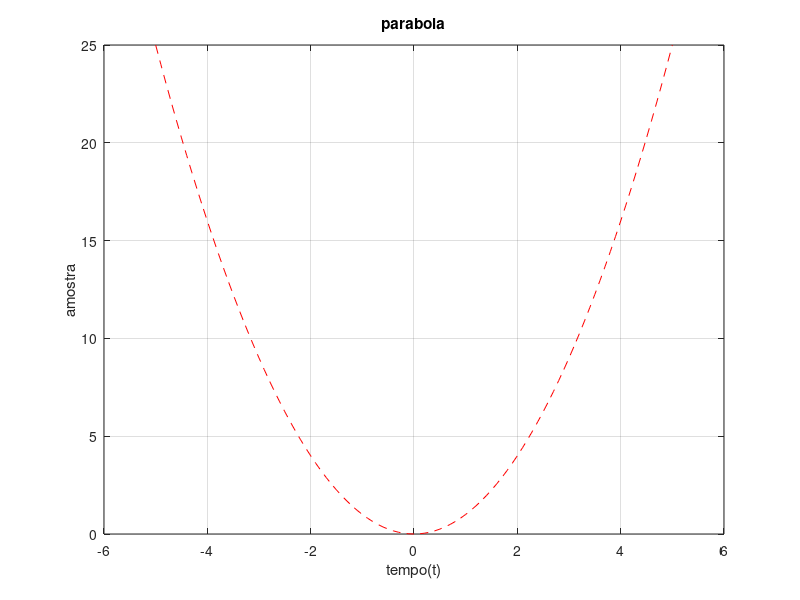

Here is the MATLAB script that generated this plot:
% OFICINA INTRODUÇÃO AO MATLAB/OCTAVE PARA ENGENHARIA
% XXXI SIECOMP

% Este é o arquivo de modelo
%---------- Arquivo de exemplo 5.3------------------------
% Plot formatado

clc;
clear all
close all

x = -5:0.1:5;
y = x.^2;

figure('name','parabola');
plot(x,y,'color','r','linestyle','--');
title('parabola');
xlabel('tempo(t)');
ylabel('amostra');
grid on
